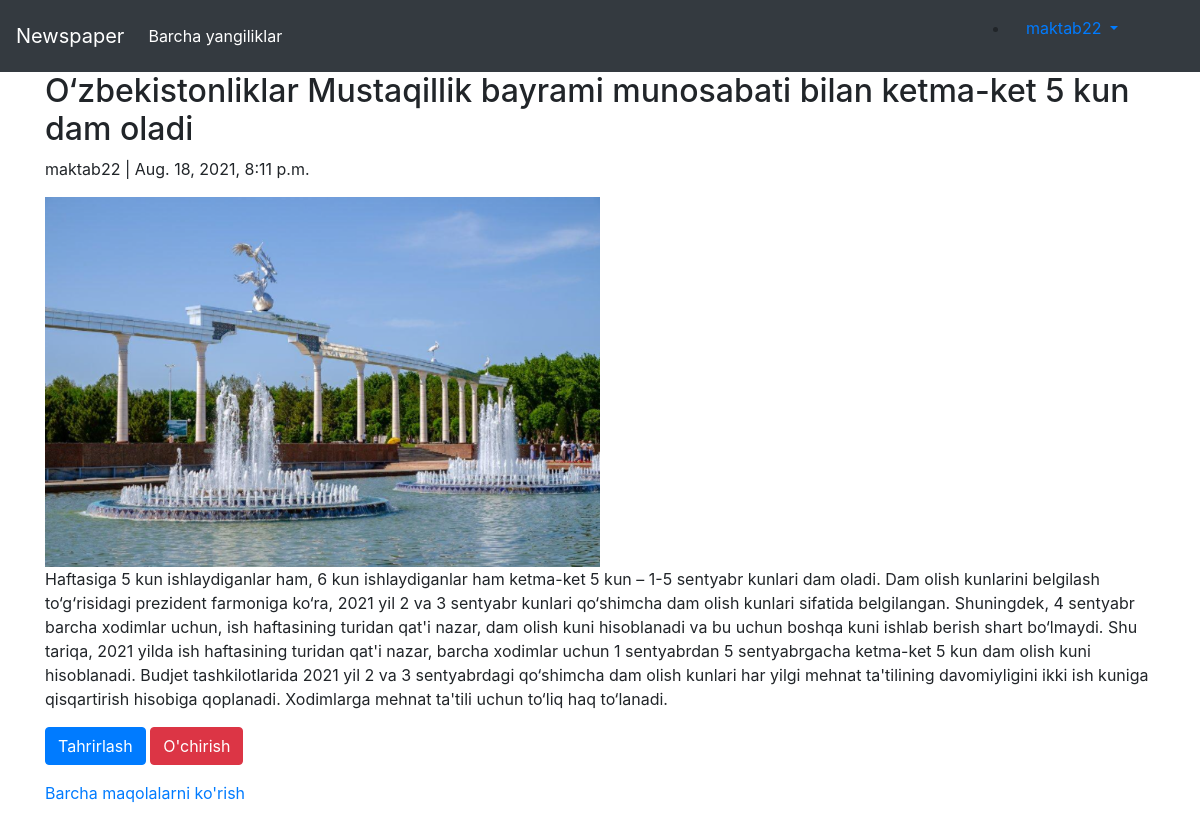
/articles/11/ (signed in), run on the app's committed database.
### users/models.py (models this page shows)
class CustomUser(AbstractUser):
    age = models.PositiveIntegerField(null=True, blank=True)
    adress = models.CharField(max_length=200)
    job = models.CharField(max_length=100)

### articles/models.py (models this page shows, shortened)
class Articles(models.Model):
    title = models.CharField(max_length=255)
    kichik =models.CharField(max_length=255)
    body = models.TextField()
    photo = models.ImageField(upload_to='images/', blank=True)
    date = models.DateTimeField(auto_now_add=True)
    author = models.ForeignKey(
        get_user_model(),
        on_delete=models.CASCADE,
    )
    class Meta:
        ordering = ['-date']

### articles/views.py (the view)
# urls.py: path('<int:pk>/', ArticleDetailView.as_view(), name='article_detail'),
class ArticleDetailView(LoginRequiredMixin, DetailView):
    model = Articles
    template_name = 'article_detail.html'
    login_url = 'login'

### templates/article_detail.html
{% extends 'base.html' %}
{% block content %}
<div class="container">
    <div class="article_entry">
        <h2>{{ object.title}}</h2>
        <p> {{ object.author}} | {{ object.date}}</p>
        {% if articles.photo %}
        <div >
            <img src="{{ articles.photo.url}} " style="width:50%" alt="{{object.title}}">
        </div>
        {% endif %}
        <p> {{ object.body }}</p>
    </div>
    <p>
        <a href="{% url 'article_edit' articles.pk%}" class="btn btn-primary">Tahrirlash</a>
        <a href="{% url 'article_delete' articles.pk %}" class="btn btn-danger">O'chirish</a>
    <p><a href=" {% url 'article_list' %}">Barcha maqolalarni ko'rish</a></p>
    </p>
</div>
{% endblock content %}

### templates/base.html (shortened to what this page needs)
<!doctype html>
<html lang="en">
<head>
</head>
<body>
</body>
</html>
<html lang="en">
<head>
    <link rel="stylesheet" href="https://maxcdn.bootstrapcdn.com/bootstrap/4.0.0/css/bootstrap.min.css"
>
</head>
<body>
<nav class="navbar navbar-expand-lg navbar-dark bg-dark">
    <a class="navbar-brand" href="{% url 'home' %}">Newspaper</a>
    <div class="collapse navbar-collapse" id="navbarSupportedContent">
        <ul class="navbar-nav mr-auto">
            <li class="nav-item active">
                <a class="nav-link" href="#">Barcha yangiliklar <span class="sr-only">(current)</span></a>
            </li>
        </ul>
        <form class="form-inline my-2 my-lg-0">
            {% if user.is_authenticated %}
            <ul style="text-decorations:none; color:dark; padding-right:50px">
                <li class="nav-item dropdown ">
                    <a class="nav-link dropdown-toggle" href="#" id="navbarDropdown" role="button"
                       data-toggle="dropdown"
                       aria-haspopup="true" aria-expanded="false">
                        {{user.username}}
                    </a>
                </li>
            </ul>
            {% else %}
            <a class="btn btn-success ml-2" href="{% url 'login' %}">Tizimga kirish </a>
            <a class="btn btn-primary ml-2" href="{% url 'signup' %}">Ro'yxatdan o'tish </a>
            {% endif %}
        </form>
    </div>
</nav>
{% block content %}
{% endblock content %}
</body>
</html>

### templates/base.html (style rules this page uses)
#hint_id_username, { display:none }

### data on the page
CustomUser: username "maktab22"
Articles: title "O‘zbekistonliklar Mustaqillik bayrami munosabati bilan ketma-ket 5 kun dam oladi", author "maktab22", date "Aug. 18, 2021, 8:11 p.m.", photo (picture), body "Haftasiga 5 kun ishlaydiganlar ham, 6 kun ishlaydiganlar ham ketma-ket 5 kun – 1-5 sentyabr kunlari dam oladi. Dam olish kunlarini belgilash to‘g‘risidagi prezident farmoniga ko‘ra, 2021 yil 2 va 3 sentyabr kunlari qo‘shimcha dam olish kunlari sifatida belgilangan. Shuningdek, 4 sentyabr barcha xodimlar uchun, ish haftasining turidan qat'i nazar, dam olish kuni hisoblanadi va bu uchun boshqa kuni ishlab berish shart bo‘lmaydi. Shu tariqa, 2021 yilda ish haftasining turidan qat'i nazar, barcha xodimlar uchun 1 sentyabrdan 5 sentyabrgacha ketma-ket 5 kun dam olish kuni hisoblanadi. Budjet tashkilotlarida 2021 yil 2 va 3 sentyabrdagi qo‘shimcha dam olish kunlari har yilgi mehnat ta'tilining…"
